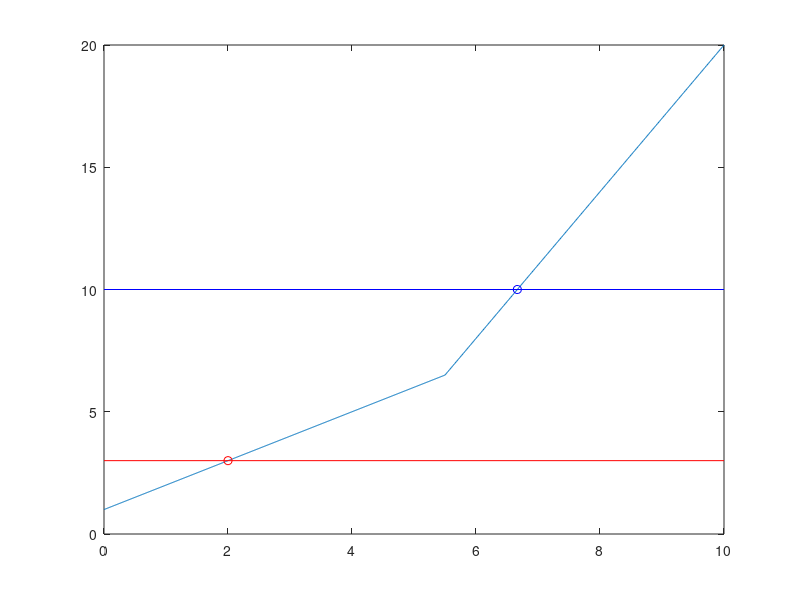

Recreate this plot in MATLAB.
% test root finding

clearvars
close all
clc

x       = linspace(0,10,1e3);

y1      = 1 + 1*x;
y2      = -10 + 3*x;

% idx = y2 >= y1;
% y(idx) = y2(idx);

y       = max(y1, y2);

myfun   = @(xx) interp1(x, y, xx);

a1       = 3;
[xsol1, fsol1]      = fzero(@(xx) myfun(xx) - a1, 5);

a2       = 10;
[xsol2, fsol2]      = fzero(@(xx) myfun(xx) - a2, 5);

plot(x, y)
hold on
plot([min(x), max(x)], [a1, a1], 'red')
plot(xsol1, fsol1 + a1, 'ro')
hold on
plot([min(x), max(x)], [a2, a2], 'blue')
plot(xsol2, fsol2 + a2, 'bo')